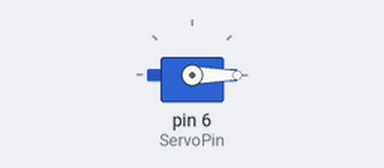
This sketch was run on a simulated Arduino Uno, built with avr-gcc and run on an emulated ATmega328P. On the bench: servo.

Above: at 0.05 s.
Timing chart, 0 to 4.6 s (numbered marks = the images above):
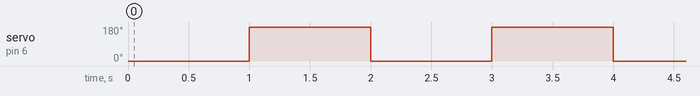

Measured:
- by itself, servo on pin 6 (ServoPin): alternates 180° for 1.0 s and 0° for 1.0 s

The sketch:

Practica19.ino
```cpp
#include <Servo.h>

//Generando objeto Servo
Servo servo;

void setup() {
  int ServoPin = 6;
  pinMode(ServoPin,OUTPUT);
  //Se inicializa el servo
  servo.attach(ServoPin);
}

void loop() {
  int gradosADondeGirar = 0;
  servo.write(gradosADondeGirar);
  delay(1000);
  gradosADondeGirar = 180;
  servo.write(gradosADondeGirar);
  delay(500);
  //desenergizar el servo
  //servo.detach();
  delay(500);
}
```
